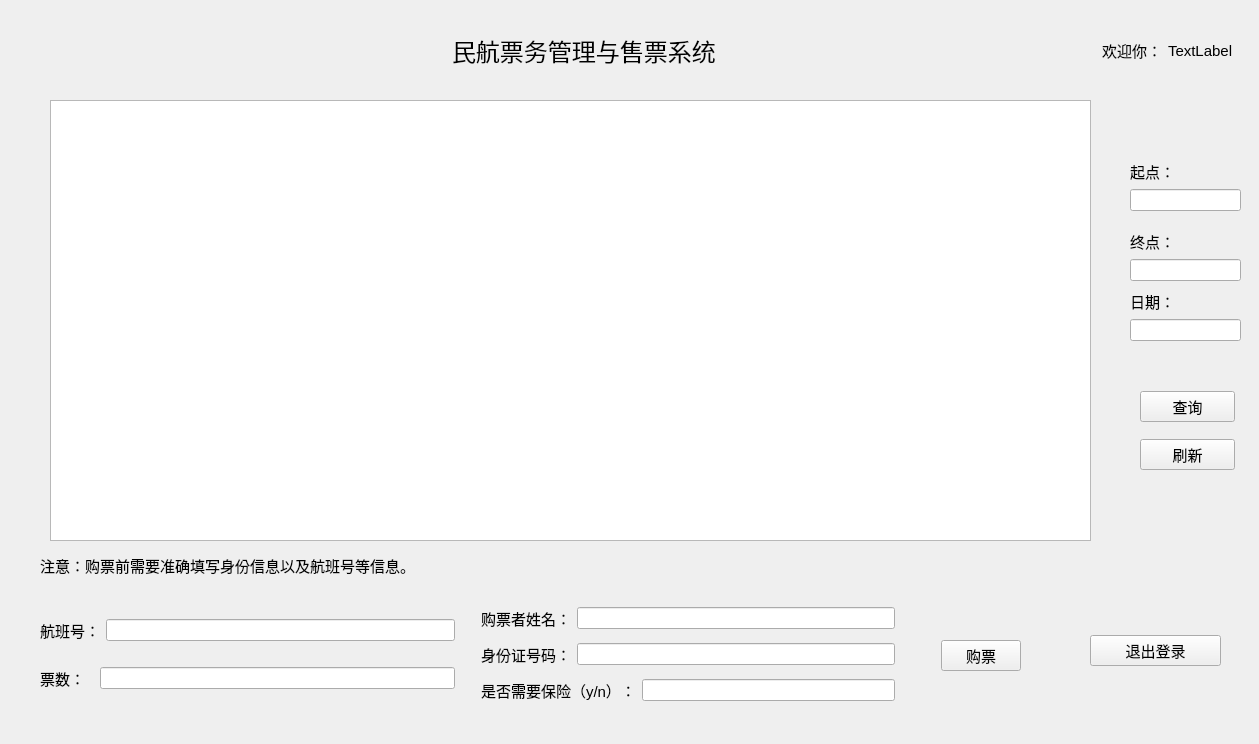
<?xml version="1.0" encoding="UTF-8"?>
<ui version="4.0">
 <class>client</class>
 <widget class="QWidget" name="client">
  <property name="geometry">
   <rect>
    <x>0</x>
    <y>0</y>
    <width>1259</width>
    <height>744</height>
   </rect>
  </property>
  <property name="windowTitle">
   <string>Form</string>
  </property>
  <widget class="QLabel" name="label_7">
   <property name="geometry">
    <rect>
     <x>40</x>
     <y>550</y>
     <width>907</width>
     <height>31</height>
    </rect>
   </property>
   <property name="font">
    <font>
     <pointsize>11</pointsize>
    </font>
   </property>
   <property name="text">
    <string>注意：购票前需要准确填写身份信息以及航班号等信息。</string>
   </property>
  </widget>
  <widget class="QTableView" name="tableView">
   <property name="geometry">
    <rect>
     <x>50</x>
     <y>100</y>
     <width>1041</width>
     <height>441</height>
    </rect>
   </property>
  </widget>
  <widget class="QWidget" name="widget_2" native="true">
   <property name="geometry">
    <rect>
     <x>1110</x>
     <y>130</y>
     <width>131</width>
     <height>389</height>
    </rect>
   </property>
   <widget class="QWidget" name="layoutWidget">
    <property name="geometry">
     <rect>
      <x>20</x>
      <y>30</y>
      <width>111</width>
      <height>51</height>
     </rect>
    </property>
    <layout class="QVBoxLayout" name="verticalLayout_3">
     <item>
      <widget class="QLabel" name="label_8">
       <property name="font">
        <font>
         <pointsize>11</pointsize>
        </font>
       </property>
       <property name="text">
        <string>起点：</string>
       </property>
      </widget>
     </item>
     <item>
      <widget class="QLineEdit" name="lineEditStart"/>
     </item>
    </layout>
   </widget>
   <widget class="QWidget" name="layoutWidget">
    <property name="geometry">
     <rect>
      <x>20</x>
      <y>100</y>
      <width>111</width>
      <height>51</height>
     </rect>
    </property>
    <layout class="QVBoxLayout" name="verticalLayout_4">
     <item>
      <widget class="QLabel" name="label_9">
       <property name="font">
        <font>
         <pointsize>11</pointsize>
        </font>
       </property>
       <property name="text">
        <string>终点：</string>
       </property>
      </widget>
     </item>
     <item>
      <widget class="QLineEdit" name="lineEditEnd"/>
     </item>
    </layout>
   </widget>
   <widget class="QWidget" name="layoutWidget">
    <property name="geometry">
     <rect>
      <x>20</x>
      <y>160</y>
      <width>111</width>
      <height>51</height>
     </rect>
    </property>
    <layout class="QVBoxLayout" name="verticalLayout_5">
     <item>
      <widget class="QLabel" name="label_10">
       <property name="font">
        <font>
         <pointsize>11</pointsize>
        </font>
       </property>
       <property name="text">
        <string>日期：</string>
       </property>
      </widget>
     </item>
     <item>
      <widget class="QLineEdit" name="lineEditDate"/>
     </item>
    </layout>
   </widget>
   <widget class="QWidget" name="layoutWidget">
    <property name="geometry">
     <rect>
      <x>30</x>
      <y>250</y>
      <width>95</width>
      <height>101</height>
     </rect>
    </property>
    <layout class="QVBoxLayout" name="verticalLayout_8">
     <item>
      <widget class="QPushButton" name="pushButtonAns">
       <property name="font">
        <font>
         <pointsize>11</pointsize>
        </font>
       </property>
       <property name="text">
        <string>查询</string>
       </property>
      </widget>
     </item>
     <item>
      <widget class="QPushButton" name="pushButtonFresh">
       <property name="font">
        <font>
         <pointsize>11</pointsize>
        </font>
       </property>
       <property name="text">
        <string>刷新</string>
       </property>
      </widget>
     </item>
    </layout>
   </widget>
  </widget>
  <widget class="QWidget" name="widget_3" native="true">
   <property name="geometry">
    <rect>
     <x>72</x>
     <y>20</y>
     <width>1181</width>
     <height>57</height>
    </rect>
   </property>
   <widget class="QWidget" name="layoutWidget">
    <property name="geometry">
     <rect>
      <x>0</x>
      <y>10</y>
      <width>1161</width>
      <height>41</height>
     </rect>
    </property>
    <layout class="QHBoxLayout" name="horizontalLayout_9">
     <item>
      <spacer name="horizontalSpacer">
       <property name="orientation">
        <enum>Qt::Horizontal</enum>
       </property>
       <property name="sizeHint" stdset="0">
        <size>
         <width>40</width>
         <height>20</height>
        </size>
       </property>
      </spacer>
     </item>
     <item>
      <widget class="QLabel" name="label">
       <property name="font">
        <font>
         <family>微软雅黑</family>
         <pointsize>18</pointsize>
        </font>
       </property>
       <property name="text">
        <string>民航票务管理与售票系统</string>
       </property>
      </widget>
     </item>
     <item>
      <spacer name="horizontalSpacer_2">
       <property name="orientation">
        <enum>Qt::Horizontal</enum>
       </property>
       <property name="sizeHint" stdset="0">
        <size>
         <width>40</width>
         <height>20</height>
        </size>
       </property>
      </spacer>
     </item>
     <item>
      <layout class="QHBoxLayout" name="horizontalLayout_8">
       <item>
        <widget class="QLabel" name="labelWelcome">
         <property name="font">
          <font>
           <pointsize>11</pointsize>
          </font>
         </property>
         <property name="text">
          <string>欢迎你：</string>
         </property>
        </widget>
       </item>
       <item>
        <widget class="QLabel" name="labelReallyName">
         <property name="font">
          <font>
           <pointsize>11</pointsize>
          </font>
         </property>
         <property name="text">
          <string>TextLabel</string>
         </property>
        </widget>
       </item>
      </layout>
     </item>
    </layout>
   </widget>
  </widget>
  <widget class="QWidget" name="layoutWidget">
   <property name="geometry">
    <rect>
     <x>1090</x>
     <y>600</y>
     <width>131</width>
     <height>101</height>
    </rect>
   </property>
   <layout class="QVBoxLayout" name="verticalLayout_7">
    <item>
     <widget class="QPushButton" name="pushButtonReturn">
      <property name="font">
       <font>
        <pointsize>11</pointsize>
       </font>
      </property>
      <property name="text">
       <string>退出登录</string>
      </property>
     </widget>
    </item>
   </layout>
  </widget>
  <widget class="QWidget" name="layoutWidget">
   <property name="geometry">
    <rect>
     <x>40</x>
     <y>600</y>
     <width>981</width>
     <height>111</height>
    </rect>
   </property>
   <layout class="QHBoxLayout" name="horizontalLayout_7">
    <item>
     <layout class="QHBoxLayout" name="horizontalLayout_6">
      <item>
       <layout class="QVBoxLayout" name="verticalLayout">
        <item>
         <layout class="QHBoxLayout" name="horizontalLayout">
          <item>
           <widget class="QLabel" name="label_2">
            <property name="font">
             <font>
              <pointsize>11</pointsize>
             </font>
            </property>
            <property name="text">
             <string>航班号：</string>
            </property>
           </widget>
          </item>
          <item>
           <widget class="QLineEdit" name="lineEditfid"/>
          </item>
         </layout>
        </item>
        <item>
         <layout class="QHBoxLayout" name="horizontalLayout_2">
          <item>
           <widget class="QLabel" name="label_3">
            <property name="font">
             <font>
              <pointsize>11</pointsize>
             </font>
            </property>
            <property name="text">
             <string>票数：  </string>
            </property>
           </widget>
          </item>
          <item>
           <widget class="QLineEdit" name="lineEditnum"/>
          </item>
         </layout>
        </item>
       </layout>
      </item>
      <item>
       <spacer name="verticalSpacer">
        <property name="orientation">
         <enum>Qt::Vertical</enum>
        </property>
        <property name="sizeHint" stdset="0">
         <size>
          <width>20</width>
          <height>40</height>
         </size>
        </property>
       </spacer>
      </item>
      <item>
       <layout class="QVBoxLayout" name="verticalLayout_2">
        <item>
         <layout class="QHBoxLayout" name="horizontalLayout_3">
          <item>
           <widget class="QLabel" name="label_4">
            <property name="font">
             <font>
              <pointsize>11</pointsize>
             </font>
            </property>
            <property name="text">
             <string>购票者姓名：</string>
            </property>
           </widget>
          </item>
          <item>
           <widget class="QLineEdit" name="lineEditname"/>
          </item>
         </layout>
        </item>
        <item>
         <layout class="QHBoxLayout" name="horizontalLayout_4">
          <item>
           <widget class="QLabel" name="label_5">
            <property name="font">
             <font>
              <pointsize>11</pointsize>
             </font>
            </property>
            <property name="text">
             <string>身份证号码：</string>
            </property>
           </widget>
          </item>
          <item>
           <widget class="QLineEdit" name="lineEdituid"/>
          </item>
         </layout>
        </item>
        <item>
         <layout class="QHBoxLayout" name="horizontalLayout_5">
          <item>
           <widget class="QLabel" name="label_6">
            <property name="font">
             <font>
              <pointsize>11</pointsize>
             </font>
            </property>
            <property name="text">
             <string>是否需要保险（y/n）：</string>
            </property>
           </widget>
          </item>
          <item>
           <widget class="QLineEdit" name="lineEditsafe"/>
          </item>
         </layout>
        </item>
       </layout>
      </item>
     </layout>
    </item>
    <item>
     <spacer name="horizontalSpacer_3">
      <property name="orientation">
       <enum>Qt::Horizontal</enum>
      </property>
      <property name="sizeType">
       <enum>QSizePolicy::Minimum</enum>
      </property>
      <property name="sizeHint" stdset="0">
       <size>
        <width>40</width>
        <height>20</height>
       </size>
      </property>
     </spacer>
    </item>
    <item>
     <widget class="QPushButton" name="pushButtonBuy">
      <property name="font">
       <font>
        <pointsize>11</pointsize>
       </font>
      </property>
      <property name="text">
       <string>购票</string>
      </property>
     </widget>
    </item>
   </layout>
  </widget>
 </widget>
 <resources/>
 <connections/>
</ui>
